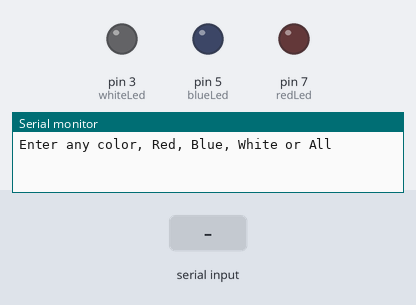
Bench run of a sketch on a simulated Arduino Uno, built with avr-gcc and run on an emulated ATmega328P. On the bench: output pins drawn as LEDs (lit = HIGH), the last lines printed to the serial monitor. Inputs (shaded band) come from the test bench.

Above: at 1.2 s.
1.3 s: "red" received over Serial
At 2.7 s:
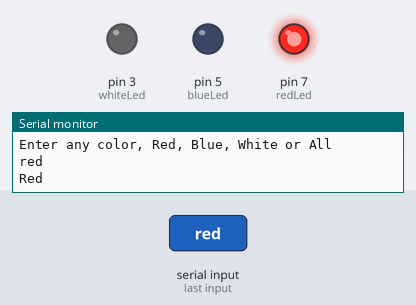
Timing chart, 0 to 4.3 s (numbered marks = the images above; inputs shaded):
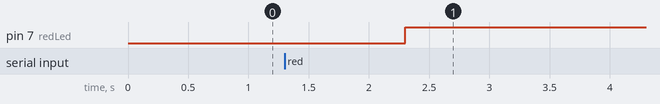

Measured:
- after the input at 1.3 s, pin 7 (redLed): LOW → HIGH after 1.0 s

The sketch:

readingStringsFromSM.ino
```cpp
int blueLed = 5;
int whiteLed = 3;
int redLed = 7;
int delayTime = 500;
String msg = "Enter any color, Red, Blue, White or All";
String ledColor;
int ledNum;

void setup() {
  // put your setup code here, to run once:
  Serial.begin(9600);
  pinMode(blueLed, OUTPUT);
  pinMode(whiteLed, OUTPUT);
  pinMode(redLed, OUTPUT);
}

void loop() {
  // put your main code here, to run repeatedly:
  Serial.println(msg);
  while(Serial.available() == 0){

    }
  ledColor = Serial.readString();
  //ledNum = Serial.parseInt();
  Serial.println(ledColor);

  if (ledColor=="red"){
    digitalWrite(redLed, HIGH);
    digitalWrite(blueLed, LOW);
    digitalWrite(whiteLed, LOW);
    Serial.println("Red");
    }
    else if (ledColor == "blue"){
    digitalWrite(redLed, LOW);
    digitalWrite(blueLed, HIGH);
    digitalWrite(whiteLed, LOW);
      }
     else if (ledColor == "white"){
    digitalWrite(redLed, LOW);
    digitalWrite(blueLed, LOW);
    digitalWrite(whiteLed, HIGH);
      }else if(ledColor == "all"){
     digitalWrite(redLed, HIGH);
    digitalWrite(blueLed, HIGH);
    digitalWrite(whiteLed, HIGH);
      }
    else {
    digitalWrite(redLed, LOW);
    digitalWrite(blueLed, LOW);
    digitalWrite(whiteLed, LOW);
        }
    delay(5000);
}
```
